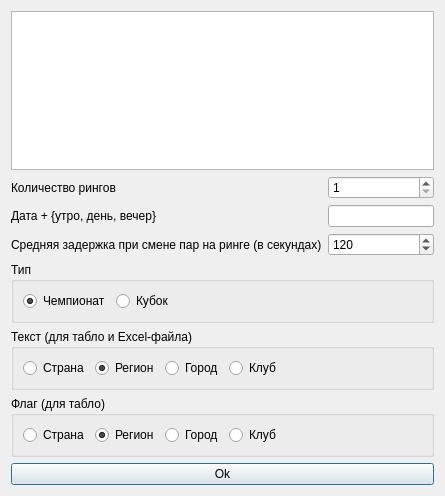
<?xml version="1.0" encoding="UTF-8"?>
<ui version="4.0">
 <class>FightingPairs</class>
 <widget class="QDialog" name="FightingPairs">
  <property name="geometry">
   <rect>
    <x>0</x>
    <y>0</y>
    <width>445</width>
    <height>496</height>
   </rect>
  </property>
  <layout class="QGridLayout" name="gridLayout">
   <item row="3" column="0">
    <widget class="QGroupBox" name="groupBox">
     <property name="title">
      <string>Текст (для табло и Excel-файла)</string>
     </property>
     <layout class="QHBoxLayout" name="horizontalLayout">
      <item>
       <widget class="QRadioButton" name="radioTextCountry">
        <property name="text">
         <string>Страна</string>
        </property>
       </widget>
      </item>
      <item>
       <widget class="QRadioButton" name="radioTextRegion">
        <property name="text">
         <string>Регион</string>
        </property>
        <property name="checked">
         <bool>true</bool>
        </property>
       </widget>
      </item>
      <item>
       <widget class="QRadioButton" name="radioTextCity">
        <property name="text">
         <string>Город</string>
        </property>
       </widget>
      </item>
      <item>
       <widget class="QRadioButton" name="radioTextClub">
        <property name="text">
         <string>Клуб</string>
        </property>
       </widget>
      </item>
      <item>
       <spacer name="horizontalSpacer">
        <property name="orientation">
         <enum>Qt::Horizontal</enum>
        </property>
        <property name="sizeHint" stdset="0">
         <size>
          <width>40</width>
          <height>20</height>
         </size>
        </property>
       </spacer>
      </item>
     </layout>
    </widget>
   </item>
   <item row="4" column="0">
    <widget class="QGroupBox" name="groupBox_2">
     <property name="title">
      <string>Флаг (для табло)</string>
     </property>
     <layout class="QHBoxLayout" name="horizontalLayout_2">
      <item>
       <widget class="QRadioButton" name="radioFlagCountry">
        <property name="text">
         <string>Страна</string>
        </property>
       </widget>
      </item>
      <item>
       <widget class="QRadioButton" name="radioFlagRegion">
        <property name="text">
         <string>Регион</string>
        </property>
        <property name="checked">
         <bool>true</bool>
        </property>
       </widget>
      </item>
      <item>
       <widget class="QRadioButton" name="radioFlagCity">
        <property name="text">
         <string>Город</string>
        </property>
       </widget>
      </item>
      <item>
       <widget class="QRadioButton" name="radioFlagClub">
        <property name="text">
         <string>Клуб</string>
        </property>
       </widget>
      </item>
      <item>
       <spacer name="horizontalSpacer_2">
        <property name="orientation">
         <enum>Qt::Horizontal</enum>
        </property>
        <property name="sizeHint" stdset="0">
         <size>
          <width>40</width>
          <height>20</height>
         </size>
        </property>
       </spacer>
      </item>
     </layout>
    </widget>
   </item>
   <item row="2" column="0">
    <widget class="QGroupBox" name="groupBox_3">
     <property name="title">
      <string>Тип</string>
     </property>
     <layout class="QHBoxLayout" name="horizontalLayout_3">
      <item>
       <widget class="QRadioButton" name="radioButtonChampionship">
        <property name="text">
         <string>Чемпионат</string>
        </property>
        <property name="checked">
         <bool>true</bool>
        </property>
       </widget>
      </item>
      <item>
       <widget class="QRadioButton" name="radioButtonCube">
        <property name="text">
         <string>Кубок</string>
        </property>
       </widget>
      </item>
      <item>
       <spacer name="horizontalSpacer_3">
        <property name="orientation">
         <enum>Qt::Horizontal</enum>
        </property>
        <property name="sizeHint" stdset="0">
         <size>
          <width>40</width>
          <height>20</height>
         </size>
        </property>
       </spacer>
      </item>
     </layout>
    </widget>
   </item>
   <item row="0" column="0">
    <widget class="QTableWidget" name="qTableWidget"/>
   </item>
   <item row="1" column="0">
    <layout class="QFormLayout" name="formLayout">
     <item row="0" column="0">
      <widget class="QLabel" name="label">
       <property name="text">
        <string>Количество рингов</string>
       </property>
      </widget>
     </item>
     <item row="0" column="1">
      <widget class="QSpinBox" name="ringSpinBox">
       <property name="minimum">
        <number>1</number>
       </property>
       <property name="maximum">
        <number>100500</number>
       </property>
      </widget>
     </item>
     <item row="1" column="0">
      <widget class="QLabel" name="label_2">
       <property name="text">
        <string>Дата + {утро, день, вечер}</string>
       </property>
      </widget>
     </item>
     <item row="1" column="1">
      <widget class="QLineEdit" name="qLineEdit"/>
     </item>
     <item row="2" column="0">
      <widget class="QLabel" name="label_3">
       <property name="text">
        <string>Средняя задержка при смене пар на ринге (в секундах)</string>
       </property>
      </widget>
     </item>
     <item row="2" column="1">
      <widget class="QSpinBox" name="spinBoxDelay">
       <property name="maximum">
        <number>100500</number>
       </property>
       <property name="value">
        <number>120</number>
       </property>
      </widget>
     </item>
    </layout>
   </item>
   <item row="5" column="0">
    <widget class="QPushButton" name="qPushButton">
     <property name="text">
      <string>Ok</string>
     </property>
    </widget>
   </item>
  </layout>
 </widget>
 <resources/>
 <connections/>
</ui>
